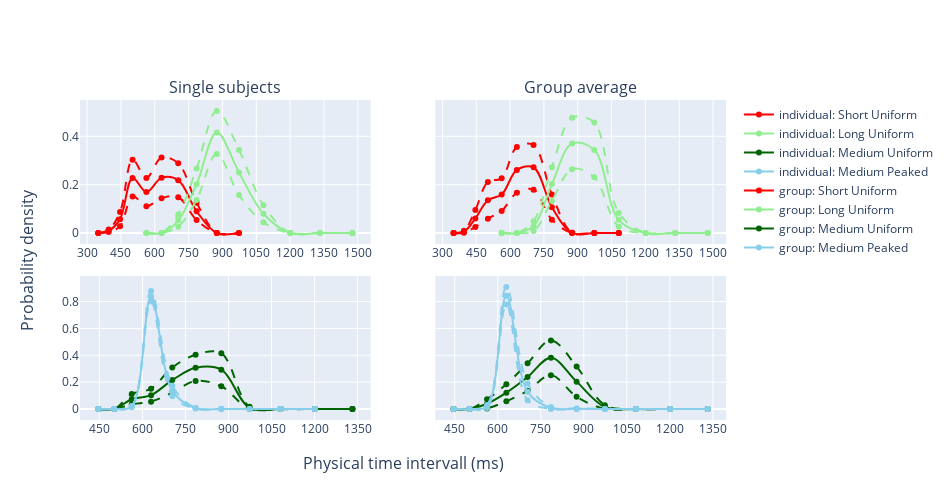

Source (notebook cell):
### Code cell
# NEW End ------------------------------------------------------------  

import plotly.graph_objects as go
from plotly.subplots import make_subplots

fig = make_subplots(rows=2, cols=2, shared_xaxes = False, shared_yaxes = True, 
                    subplot_titles=("Single subjects", "Group average", None, None),
                   y_title='Probability density',
                    x_title='Physical time intervall (ms)',
                    vertical_spacing=0.1)
cols = {'Short Uniform': 'red', 'Long Uniform': 'lightgreen', 'Medium Uniform': 'darkgreen', 'Medium Peaked': 'skyblue'}
# plotting individual and group priors
for df_plot, plot in zip([df_priors_individual, df_priors], ['individual', 'group']):
    if plot == 'individual':
        move_position = -1
    else: 
        move_position = 0
    for cond, pos in zip(['Short Uniform', 'Long Uniform', 'Medium Uniform', 'Medium Peaked'],
                         [[1, 2], [1, 2], [2, 2], [2, 2]]):
    #    print(cond + str(pos))

        points = df_plot[df_plot.cond == cond]
        means = df_plot[df_plot.cond == cond].groupby('prior').mean()
        sds = df_plot[df_plot.cond == cond].groupby('prior').std()
        sd_upper = means + sds
        sd_lower = means - sds



        fig.add_trace(go.Scatter(x = means.ms,
                                 y= means.pf, name=plot + ': ' +cond,
                            line_shape='spline',
                                line=dict(color=cols[cond])), row=pos[0], col=pos[1]+move_position)
        fig.add_trace(go.Scatter(x = sd_upper.ms,
                                 y= sd_upper.pf, showlegend=False,
                            line_shape='spline', 
                            line=dict(color=cols[cond], width=2, dash='dash')
                                ), row=pos[0], col=pos[1]+move_position)
        fig.add_trace(go.Scatter(x = sd_lower.ms,
                                 y= sd_lower.pf, showlegend=False,
                            line_shape='spline',
                            line=dict(color=cols[cond], width=2, dash='dash')
                                ), row=pos[0], col=pos[1]+move_position)

fig.update_layout(
    xaxis1 = dict(
        tickmode = 'linear',
        tick0 = 300,
        dtick = 150),
    xaxis2 = dict(
        tickmode = 'linear',
        tick0 = 300,
        dtick = 150),
    xaxis3 = dict(
        tickmode = 'linear',
        tick0 = 450,
        dtick = 150),
    xaxis4 = dict(
        tickmode = 'linear',
        tick0 = 450,
        dtick = 150),
    yaxis1 = dict(
        tickmode = 'linear',
        tick0 = 0,
        dtick = 0.2),
    yaxis2 = dict(
        tickmode = 'linear',
        tick0 = 0,
        dtick = 0.2),
    yaxis3 = dict(
        tickmode = 'linear',
        tick0 = 0,
        dtick = 0.2),
    yaxis4 = dict(
        tickmode = 'linear',
        tick0 = 0,
        dtick = 0.2)
)

fig.update_layout(width = 950, height = 500)
# show as png (recognizable for pdf but no nice layout)
fig.show('png' )

# showing as interactive Plotly Graph (nicer, but not displayed in Notebook without code execution)
fig.show()

fig.write_image('plot7.png')

# NEW End ------------------------------------------------------------

### Figure 1 — Plotly figure (JSON) as saved in the notebook; plotly's stock layout.template omitted (floating-point values rounded to 4 significant figures)
{"data": [{"line": {"color": "red", "shape": "spline"}, "name": "individual: Short Uniform", "type": "scatter", "x": [349.5, 395.4, 446.0, 501.6, 562.7, 630.0, 704.0, 785.4, 875.0, 973.5], "xaxis": "x", "y": [9.26e-08, 0.009185, 0.0575, 0.2272, 0.1695, 0.2281, 0.2185, 0.08988, 0.0001621, 6.612e-07], "yaxis": "y"}, {"line": {"color": "red", "dash": "dash", "shape": "spline", "width": 2}, "showlegend": false, "type": "scatter", "x": [349.5, 395.4, 446.0, 501.6, 562.7, 630.0, 704.0, 785.4, 875.0, 973.5], "xaxis": "x", "y": [8.073e-07, 0.01415, 0.08653, 0.3028, 0.2281, 0.3119, 0.2889, 0.1256, 0.0003742, 3.473e-06], "yaxis": "y"}, {"line": {"color": "red", "dash": "dash", "shape": "spline", "width": 2}, "showlegend": false, "type": "scatter", "x": [349.5, 395.4, 446.0, 501.6, 562.7, 630.0, 704.0, 785.4, 875.0, 973.5], "xaxis": "x", "y": [-6.221e-07, 0.004217, 0.02847, 0.1516, 0.1109, 0.1443, 0.148, 0.05415, -4.989e-05, -2.151e-06], "yaxis": "y"}, {"line": {"color": "lightgreen", "shape": "spline"}, "name": "individual: Long Uniform", "type": "scatter", "x": [562.7, 630.0, 704.0, 785.4, 875.0, 973.5, 1082.0, 1201.0, 1332.0, 1476.0], "xaxis": "x", "y": [1.111e-09, 0.0001341, 0.05174, 0.2019, 0.4157, 0.2504, 0.07977, 0.0003113, 5.292e-07, 7.624e-10], "yaxis": "y"}, {"line": {"color": "lightgreen", "dash": "dash", "shape": "spline", "width": 2}, "showlegend": false, "type": "scatter", "x": [562.7, 630.0, 704.0, 785.4, 875.0, 973.5, 1082.0, 1201.0, 1332.0, 1476.0], "xaxis": "x", "y": [2.83e-08, 0.000307, 0.07711, 0.2666, 0.5049, 0.3438, 0.1153, 0.0005818, 3.457e-06, 1.909e-08], "yaxis": "y"}, {"line": {"color": "lightgreen", "dash": "dash", "shape": "spline", "width": 2}, "showlegend": false, "type": "scatter", "x": [562.7, 630.0, 704.0, 785.4, 875.0, 973.5, 1082.0, 1201.0, 1332.0, 1476.0], "xaxis": "x", "y": [-2.608e-08, -3.879e-05, 0.02637, 0.1371, 0.3266, 0.1571, 0.04424, 4.09e-05, -2.399e-06, -1.757e-08], "yaxis": "y"}, {"line": {"color": "darkgreen", "shape": "spline"}, "name": "individual: Medium Uniform", "type": "scatter", "x": [446.0, 501.6, 562.7, 630.0, 704.0, 785.4, 875.0, 973.5, 1082.0, 1201.0, 1332.0], "xaxis": "x3", "y": [9.567e-08, 2.926e-05, 0.07307, 0.1035, 0.2154, 0.3065, 0.2925, 0.00891, 2.012e-05, 1.791e-08, 1.401e-12], "yaxis": "y3"}, {"line": {"color": "darkgreen", "dash": "dash", "shape": "spline", "width": 2}, "showlegend": false, "type": "scatter", "x": [446.0, 501.6, 562.7, 630.0, 704.0, 785.4, 875.0, 973.5, 1082.0, 1201.0, 1332.0], "xaxis": "x3", "y": [1.525e-06, 8.396e-05, 0.1114, 0.1519, 0.3091, 0.4042, 0.4155, 0.0162, 6.636e-05, 3.111e-07, 4.963e-12], "yaxis": "y3"}, {"line": {"color": "darkgreen", "dash": "dash", "shape": "spline", "width": 2}, "showlegend": false, "type": "scatter", "x": [446.0, 501.6, 562.7, 630.0, 704.0, 785.4, 875.0, 973.5, 1082.0, 1201.0, 1332.0], "xaxis": "x3", "y": [-1.334e-06, -2.544e-05, 0.03476, 0.05507, 0.1217, 0.2089, 0.1696, 0.001623, -2.613e-05, -2.753e-07, -2.161e-12], "yaxis": "y3"}, {"line": {"color": "skyblue", "shape": "spline"}, "name": "individual: Medium Peaked", "type": "scatter", "x": [446.0, 501.6, 562.7, 630.0, 704.0, 785.4, 875.0, 973.5, 1082.0, 1201.0], "xaxis": "x3", "y": [7.892e-15, 9.793e-07, 0.01839, 0.8394, 0.1354, 0.005703, 0.001096, 4.811e-05, 4.631e-08, 1.149e-10], "yaxis": "y3"}, {"line": {"color": "skyblue", "dash": "dash", "shape": "spline", "width": 2}, "showlegend": false, "type": "scatter", "x": [446.0, 501.6, 562.7, 630.0, 704.0, 785.4, 875.0, 973.5, 1082.0, 1201.0], "xaxis": "x3", "y": [1.561e-14, 1.837e-06, 0.0232, 0.8789, 0.1734, 0.008155, 0.001474, 7.443e-05, 1.341e-07, 1.972e-09], "yaxis": "y3"}, {"line": {"color": "skyblue", "dash": "dash", "shape": "spline", "width": 2}, "showlegend": false, "type": "scatter", "x": [446.0, 501.6, 562.7, 630.0, 704.0, 785.4, 875.0, 973.5, 1082.0, 1201.0], "xaxis": "x3", "y": [1.719e-16, 1.213e-07, 0.01358, 0.7999, 0.09738, 0.003252, 0.0007193, 2.179e-05, -4.147e-08, -1.742e-09], "yaxis": "y3"}, {"line": {"color": "red", "shape": "spline"}, "name": "group: Short Uniform", "type": "scatter", "x": [349.5, 395.4, 446.0, 501.6, 562.7, 630.0, 704.0, 785.4, 875.0, 973.5, 1082.0], "xaxis": "x2", "y": [1.074e-07, 0.005135, 0.06006, 0.1354, 0.1592, 0.261, 0.2715, 0.1071, 0.0006766, 3.613e-07, 6.581e-09], "yaxis": "y2"}, {"line": {"color": "red", "dash": "dash", "shape": "spline", "width": 2}, "showlegend": false, "type": "scatter", "x": [349.5, 395.4, 446.0, 501.6, 562.7, 630.0, 704.0, 785.4, 875.0, 973.5, 1082.0], "xaxis": "x2", "y": [7.373e-07, 0.009513, 0.09488, 0.2115, 0.2268, 0.3556, 0.3639, 0.1589, 0.001434, 2.63e-06, 1.348e-07], "yaxis": "y2"}, {"line": {"color": "red", "dash": "dash", "shape": "spline", "width": 2}, "showlegend": false, "type": "scatter", "x": [349.5, 395.4, 446.0, 501.6, 562.7, 630.0, 704.0, 785.4, 875.0, 973.5, 1082.0], "xaxis": "x2", "y": [-5.225e-07, 0.0007569, 0.02524, 0.05926, 0.09149, 0.1663, 0.1791, 0.05523, -8.049e-05, -1.908e-06, -1.216e-07], "yaxis": "y2"}, {"line": {"color": "lightgreen", "shape": "spline"}, "name": "group: Long Uniform", "type": "scatter", "x": [562.7, 630.0, 704.0, 785.4, 875.0, 973.5, 1082.0, 1201.0, 1332.0, 1476.0], "xaxis": "x2", "y": [3.463e-09, 0.0001177, 0.02841, 0.2025, 0.3705, 0.3436, 0.0546, 0.0002524, 7.666e-07, 1.741e-09], "yaxis": "y2"}, {"line": {"color": "lightgreen", "dash": "dash", "shape": "spline", "width": 2}, "showlegend": false, "type": "scatter", "x": [562.7, 630.0, 704.0, 785.4, 875.0, 973.5, 1082.0, 1201.0, 1332.0, 1476.0], "xaxis": "x2", "y": [6.857e-08, 0.0002659, 0.04876, 0.272, 0.4768, 0.4568, 0.0832, 0.0004948, 3.327e-06, 4.604e-08], "yaxis": "y2"}, {"line": {"color": "lightgreen", "dash": "dash", "shape": "spline", "width": 2}, "showlegend": false, "type": "scatter", "x": [562.7, 630.0, 704.0, 785.4, 875.0, 973.5, 1082.0, 1201.0, 1332.0, 1476.0], "xaxis": "x2", "y": [-6.164e-08, -3.045e-05, 0.008054, 0.1329, 0.2643, 0.2304, 0.026, 9.954e-06, -1.794e-06, -4.256e-08], "yaxis": "y2"}, {"line": {"color": "darkgreen", "shape": "spline"}, "name": "group: Medium Uniform", "type": "scatter", "x": [446.0, 501.6, 562.7, 630.0, 704.0, 785.4, 875.0, 973.5, 1082.0, 1201.0, 1332.0], "xaxis": "x4", "y": [2.783e-08, 4.93e-05, 0.03906, 0.1216, 0.2382, 0.3816, 0.204, 0.01536, 3.966e-05, 4.446e-08, 8.408e-09], "yaxis": "y4"}, {"line": {"color": "darkgreen", "dash": "dash", "shape": "spline", "width": 2}, "showlegend": false, "type": "scatter", "x": [446.0, 501.6, 562.7, 630.0, 704.0, 785.4, 875.0, 973.5, 1082.0, 1201.0, 1332.0], "xaxis": "x4", "y": [7.291e-07, 0.0001608, 0.07319, 0.1846, 0.3411, 0.511, 0.3169, 0.02902, 0.0001287, 1.021e-06, 3.209e-07], "yaxis": "y4"}, {"line": {"color": "darkgreen", "dash": "dash", "shape": "spline", "width": 2}, "showlegend": false, "type": "scatter", "x": [446.0, 501.6, 562.7, 630.0, 704.0, 785.4, 875.0, 973.5, 1082.0, 1201.0, 1332.0], "xaxis": "x4", "y": [-6.735e-07, -6.22e-05, 0.004924, 0.05872, 0.1353, 0.2523, 0.09109, 0.001695, -4.94e-05, -9.324e-07, -3.04e-07], "yaxis": "y4"}, {"line": {"color": "skyblue", "shape": "spline"}, "name": "group: Medium Peaked", "type": "scatter", "x": [446.0, 501.6, 562.7, 630.0, 704.0, 785.4, 875.0, 973.5, 1082.0, 1201.0, 1332.0], "xaxis": "x4", "y": [1.591e-09, 6.75e-06, 0.01836, 0.8431, 0.128, 0.007895, 0.002611, 0.0001125, 4.53e-07, 4.385e-09, 1.614e-09], "yaxis": "y4"}, {"line": {"color": "skyblue", "dash": "dash", "shape": "spline", "width": 2}, "showlegend": false, "type": "scatter", "x": [446.0, 501.6, 562.7, 630.0, 704.0, 785.4, 875.0, 973.5, 1082.0, 1201.0, 1332.0], "xaxis": "x4", "y": [3.784e-08, 3.641e-05, 0.02948, 0.9087, 0.1907, 0.0149, 0.004959, 0.000289, 2.966e-06, 1.05e-07, 2.219e-08], "yaxis": "y4"}, {"line": {"color": "skyblue", "dash": "dash", "shape": "spline", "width": 2}, "showlegend": false, "type": "scatter", "x": [446.0, 501.6, 562.7, 630.0, 704.0, 785.4, 875.0, 973.5, 1082.0, 1201.0, 1332.0], "xaxis": "x4", "y": [-3.466e-08, -2.291e-05, 0.007232, 0.7775, 0.06526, 0.0008928, 0.0002625, -6.406e-05, -2.06e-06, -9.625e-08, -1.896e-08], "yaxis": "y4"}], "layout": {"annotations": [{"font": {"size": 16}, "showarrow": false, "text": "Single subjects", "x": 0.225, "xanchor": "center", "xref": "paper", "y": 1, "yanchor": "bottom", "yref": "paper"}, {"font": {"size": 16}, "showarrow": false, "text": "Group average", "x": 0.775, "xanchor": "center", "xref": "paper", "y": 1, "yanchor": "bottom", "yref": "paper"}, {"font": {"size": 16}, "showarrow": false, "text": "Physical time intervall (ms)", "x": 0.5, "xanchor": "center", "xref": "paper", "y": 0, "yanchor": "top", "yref": "paper", "yshift": -30}, {"font": {"size": 16}, "showarrow": false, "text": "Probability density", "textangle": -90, "x": 0, "xanchor": "right", "xref": "paper", "xshift": -40, "y": 0.5, "yanchor": "middle", "yref": "paper"}], "height": 500, "width": 950, "xaxis": {"anchor": "y", "domain": [0, 0.45], "dtick": 150, "tick0": 300, "tickmode": "linear"}, "xaxis2": {"anchor": "y2", "domain": [0.55, 1], "dtick": 150, "tick0": 300, "tickmode": "linear"}, "xaxis3": {"anchor": "y3", "domain": [0, 0.45], "dtick": 150, "tick0": 450, "tickmode": "linear"}, "xaxis4": {"anchor": "y4", "domain": [0.55, 1], "dtick": 150, "tick0": 450, "tickmode": "linear"}, "yaxis": {"anchor": "x", "domain": [0.55, 1], "dtick": 0.2, "tick0": 0, "tickmode": "linear"}, "yaxis2": {"anchor": "x2", "domain": [0.55, 1], "dtick": 0.2, "matches": "y", "showticklabels": false, "tick0": 0, "tickmode": "linear"}, "yaxis3": {"anchor": "x3", "domain": [0, 0.45], "dtick": 0.2, "tick0": 0, "tickmode": "linear"}, "yaxis4": {"anchor": "x4", "domain": [0, 0.45], "dtick": 0.2, "matches": "y3", "showticklabels": false, "tick0": 0, "tickmode": "linear"}}}
